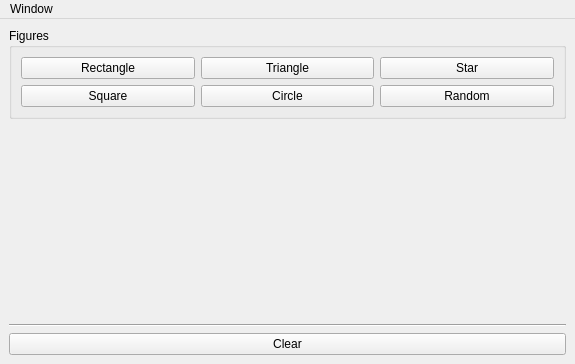
<?xml version="1.0" encoding="UTF-8"?>
<ui version="4.0">
 <class>FiguresDrawerWindow</class>
 <widget class="QMainWindow" name="FiguresDrawerWindow">
  <property name="geometry">
   <rect>
    <x>0</x>
    <y>0</y>
    <width>575</width>
    <height>364</height>
   </rect>
  </property>
  <property name="windowTitle">
   <string>figures_drawer</string>
  </property>
  <widget class="QWidget" name="centralwidget">
   <layout class="QGridLayout" name="gridLayout_2">
    <item row="2" column="0">
     <widget class="QPushButton" name="pB_clear">
      <property name="sizePolicy">
       <sizepolicy hsizetype="Minimum" vsizetype="Fixed">
        <horstretch>0</horstretch>
        <verstretch>0</verstretch>
       </sizepolicy>
      </property>
      <property name="text">
       <string>Clear</string>
      </property>
     </widget>
    </item>
    <item row="0" column="0">
     <widget class="QGroupBox" name="groupBox">
      <property name="sizePolicy">
       <sizepolicy hsizetype="MinimumExpanding" vsizetype="Fixed">
        <horstretch>0</horstretch>
        <verstretch>0</verstretch>
       </sizepolicy>
      </property>
      <property name="title">
       <string>Figures</string>
      </property>
      <layout class="QGridLayout" name="gridLayout">
       <item row="0" column="0">
        <layout class="QHBoxLayout" name="horizontalLayout">
         <item>
          <widget class="QPushButton" name="pB_rectangle">
           <property name="text">
            <string>Rectangle</string>
           </property>
          </widget>
         </item>
         <item>
          <widget class="QPushButton" name="pB_triangle">
           <property name="text">
            <string>Triangle</string>
           </property>
          </widget>
         </item>
         <item>
          <widget class="QPushButton" name="pB_star">
           <property name="text">
            <string>Star</string>
           </property>
          </widget>
         </item>
        </layout>
       </item>
       <item row="1" column="0">
        <layout class="QHBoxLayout" name="horizontalLayout_2">
         <item>
          <widget class="QPushButton" name="pB_square">
           <property name="text">
            <string>Square</string>
           </property>
          </widget>
         </item>
         <item>
          <widget class="QPushButton" name="pB_circle">
           <property name="text">
            <string>Circle</string>
           </property>
          </widget>
         </item>
         <item>
          <widget class="QPushButton" name="pB_random">
           <property name="text">
            <string>Random</string>
           </property>
          </widget>
         </item>
        </layout>
       </item>
      </layout>
     </widget>
    </item>
    <item row="1" column="0">
     <layout class="QVBoxLayout" name="verticalLayout">
      <item>
       <widget class="QLabel" name="l_canvas">
        <property name="sizePolicy">
         <sizepolicy hsizetype="Ignored" vsizetype="Ignored">
          <horstretch>0</horstretch>
          <verstretch>0</verstretch>
         </sizepolicy>
        </property>
        <property name="minimumSize">
         <size>
          <width>555</width>
          <height>185</height>
         </size>
        </property>
        <property name="text">
         <string/>
        </property>
       </widget>
      </item>
      <item>
       <widget class="Line" name="line">
        <property name="orientation">
         <enum>Qt::Horizontal</enum>
        </property>
       </widget>
      </item>
     </layout>
    </item>
   </layout>
  </widget>
  <widget class="QMenuBar" name="menubar">
   <property name="geometry">
    <rect>
     <x>0</x>
     <y>0</y>
     <width>575</width>
     <height>21</height>
    </rect>
   </property>
   <widget class="QMenu" name="menu">
    <property name="title">
     <string>Window</string>
    </property>
    <addaction name="actionTranslate"/>
   </widget>
   <addaction name="menu"/>
  </widget>
  <action name="actionTranslate">
   <property name="text">
    <string>Change language</string>
   </property>
  </action>
 </widget>
 <resources/>
 <connections/>
</ui>
